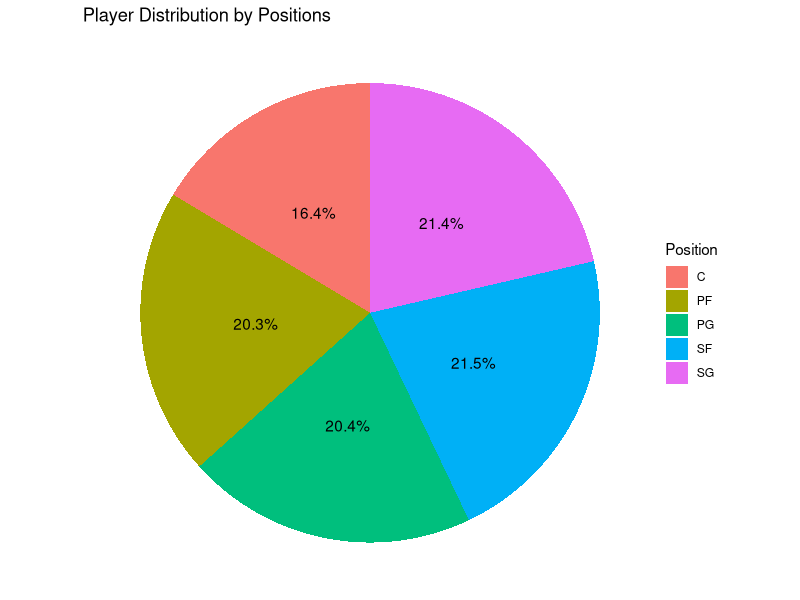
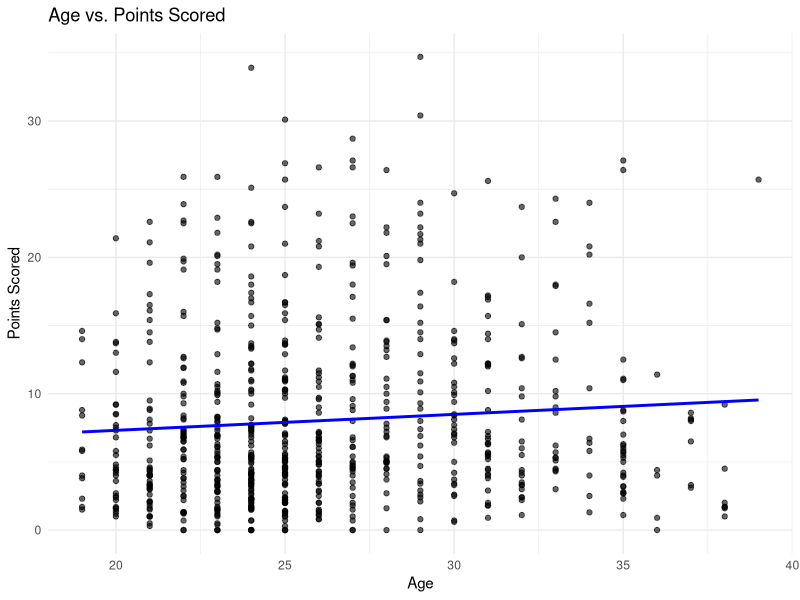
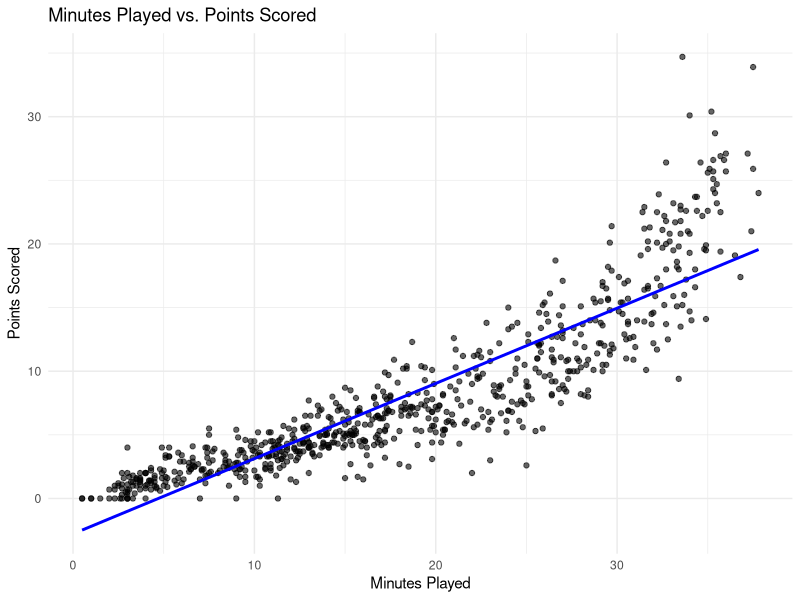
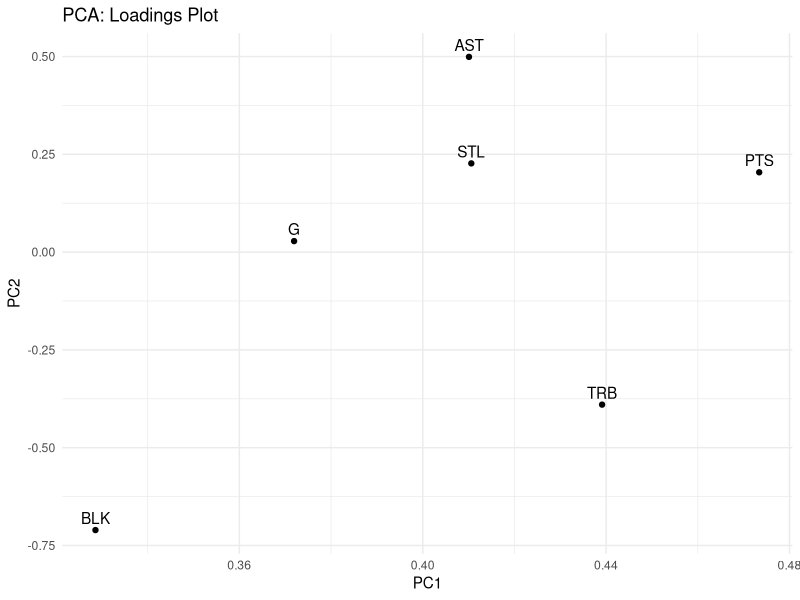
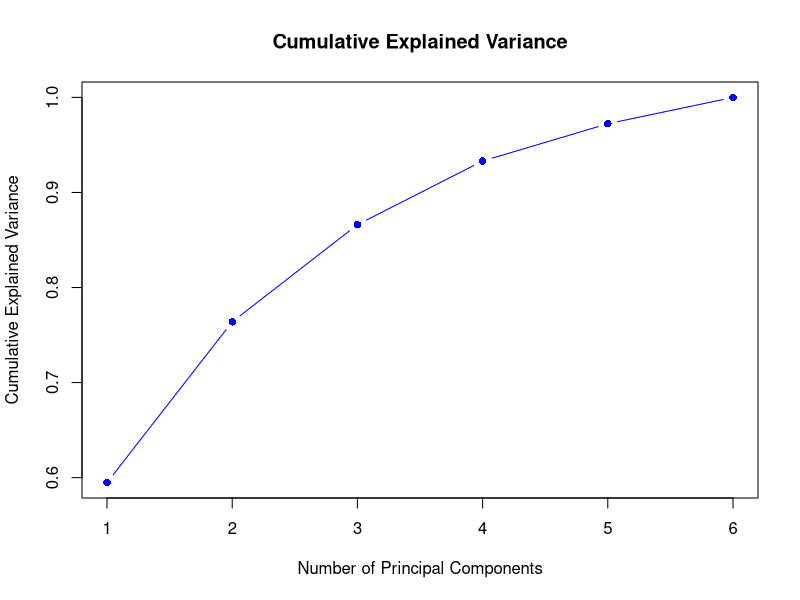
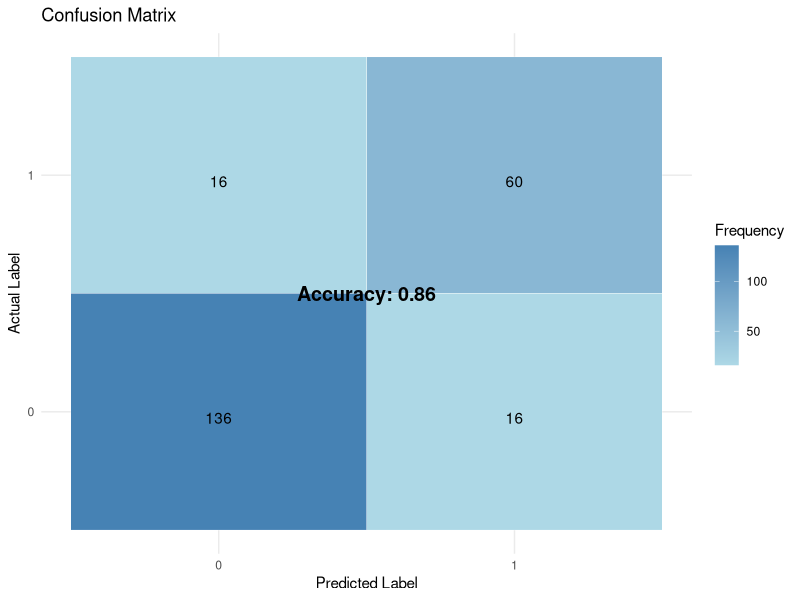
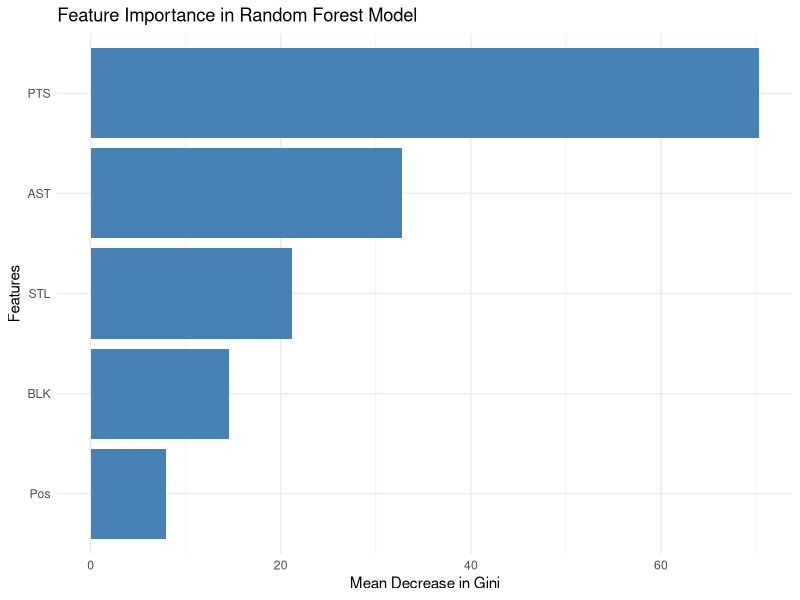
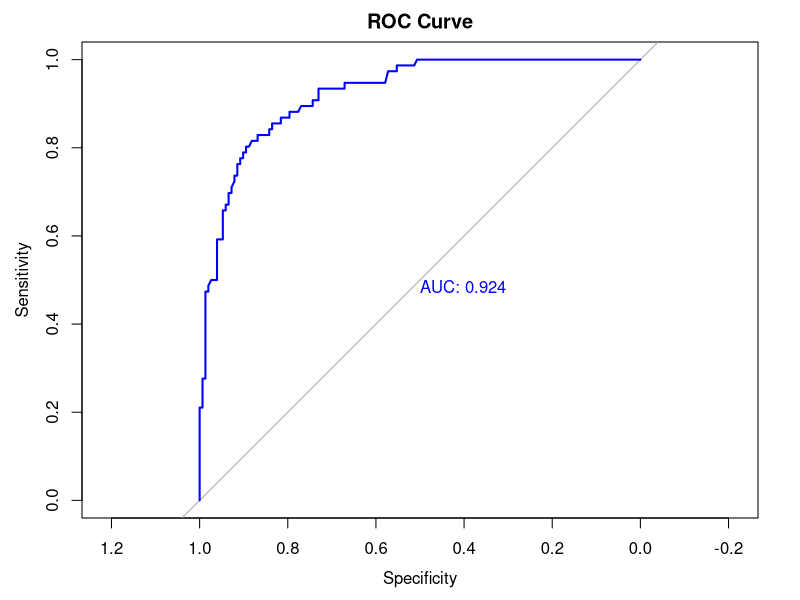

The R source for these figures, in order:
library(ggplot2) # Data visualization
library(reshape2) # Data manipulation
library(dplyr) # Data manipulation
library(tidyr) # Data tidying
library(randomForest) # Random forest model
library(caret) # Model evaluation
library(pROC) # ROC curve

# Read the data
data <- read.csv("2023-2024 NBA Player Stats - Regular.csv")

# Data Cleaning
position_distribution <- data %>%
  mutate(Pos = gsub("-", "", Pos)) %>% 
  uncount(sapply(strsplit(as.character(Pos), "-"), length)) %>% 
  mutate(Pos = trimws(unlist(strsplit(as.character(Pos), "-")))) %>% 
  filter(Pos %in% c("PG", "SG", "SF", "PF", "C")) %>% 
  group_by(Pos) %>% 
  summarise(Count = n()) %>% 
  ungroup()

df_unique <- data[!duplicated(data$Player), ]

# Distibution of players by positions
position_distribution <- position_distribution %>%
  mutate(Percentage = Count / sum(Count) * 100)

# Pie plot
ggplot(position_distribution, aes(x = "", y = Percentage, fill = Pos)) +
  geom_col() +
  coord_polar(theta = "y") +
  labs(title = "Player Distribution by Positions", x = "", y = "", fill = "Position") +
  theme_void() +
  theme(legend.position = "right") +
  geom_text(aes(label = paste0(round(Percentage, 1), "%")), position = position_stack(vjust = 0.5))



# Age vs. Points Scored
age_pts_data <- data %>%
  select(Age, PTS)

# Correlation between Age and Points Scored
correlation_Age_PTS <- cor(age_pts_data$Age, age_pts_data$PTS, method = "pearson")
print(paste("Pearson Correlation Coefficient between Age and Points:", correlation_Age_PTS))

# Scatter plot
ggplot(age_pts_data, aes(x = Age, y = PTS)) +
  geom_point(alpha = 0.6) +
  geom_smooth(method = "lm", color = "blue", se = FALSE) +  # regression line
  labs(title = "Age vs. Points Scored", x = "Age", y = "Points Scored") +
  theme_minimal()
# correlation_Age_PTS = 0.079, which is close to 0, indicating a weak linear relationship between Age and Points Scored.



# MP vs. Points Scored
mp_pts_data <- data %>%
  select(MP, PTS)

# Correlation between Minutes Played and Points Scored
correlation_MP_PTS <- cor(mp_pts_data$MP, mp_pts_data$PTS, method = "pearson")
print(paste("Pearson Correlation Coefficient between Minutes Played and Points:", correlation_MP_PTS))

# Scatter plot
ggplot(mp_pts_data, aes(x = MP, y = PTS)) +
  geom_point(alpha = 0.6) +
  geom_smooth(method = "lm", color = "blue", se = FALSE) +  # Regression line
  labs(title = "Minutes Played vs. Points Scored", x = "Minutes Played", y = "Points Scored") +
  theme_minimal()
# correlation_MP_PTS = 0.887, which indicates a strong positive linear relationship between Minutes Played and Points Scored.


# PCA
numeric_data <- data %>%
  select(PTS, AST, STL, BLK, TRB, G) %>% 
  na.omit() 

pca_result <- prcomp(numeric_data, scale. = TRUE)

summary(pca_result)

pca_result$rotation

loadings_df <- as.data.frame(pca_result$rotation)
loadings_df$Feature <- rownames(loadings_df)

ggplot(loadings_df, aes(x = PC1, y = PC2, label = Feature)) +
  geom_point() +
  geom_text(vjust = -0.5, hjust = 0.5) +
  labs(title = "PCA: Loadings Plot", x = "PC1", y = "PC2") +
  theme_minimal()

explained_variance <- pca_result$sdev^2 / sum(pca_result$sdev^2)
cumulative_variance <- cumsum(explained_variance)

plot(cumulative_variance, type = "b", xlab = "Number of Principal Components", ylab = "Cumulative Explained Variance",
     main = "Cumulative Explained Variance", col = "blue", pch = 16)

pc1_loadings <- abs(pca_result$rotation[, "PC1"])
weights <- pc1_loadings / sum(pc1_loadings)
print(weights)

# Predict
# Data Preprocessing
# Set weights for each feature
PTSweight <- 0.19
ASTweight <- 0.17
TRBweight <- 0.17
STLweight <- 0.18
BLKweight <- 0.14
GWeight <- 0.15
# We can set different weights based on the position and feature we want to focus on.
# For example, we can give more weight to BLK for Centers and more weight to AST for Point Guards.
data <- data %>%
  mutate(Composite_Score = (PTS * PTSweight +
                              AST * ASTweight +
                              STL * STLweight +
                              TRB * TRBweight +
                              BLK * BLKweight +
                              G * GWeight)) # The number of games played.

threshold <- quantile(data$Composite_Score, 0.75)
data$All_Star <- ifelse(data$Composite_Score >= threshold, 1, 0)


# Select features and remove rows with missing values
features <- data %>%
  select(Player, Pos, PTS, AST, STL, TRB, BLK, G, All_Star) %>%
  distinct(Player, .keep_all = TRUE) %>%
  na.omit()

features$Pos <- as.factor(features$Pos)
features$All_Star <- as.factor(features$All_Star)

features <- features %>% distinct(Player, .keep_all = TRUE)
write.csv(features, "features.csv", row.names = FALSE)

# Partition the data into training and testing sets
set.seed(123)  
total_rows <- nrow(features)
train_size <- round(0.6 * total_rows) 
train_index <- sample(1:total_rows, train_size)
train_data <- features[train_index, ]
valid_data <- features[-train_index, ]

train_data$All_Star <- as.factor(train_data$All_Star)
valid_data$All_Star <- as.factor(valid_data$All_Star)
str(train_data)
str(valid_data)

# Train a random forest model for classification
rf_model <- randomForest(All_Star ~ Pos + PTS + AST + STL + BLK, data = train_data, importance = TRUE)

# Check the model summary
print(rf_model)

# Make predictions on the validation data
predictions <- predict(rf_model, valid_data)

# Add the predicted All-Star status to the validation data
valid_data$Predicted_All_Star <- predictions


# Top 10 players by position
top_players <- features %>%
  group_by(Pos) %>%
  filter(All_Star == 1) %>%  # Filter All-Star players
  arrange(desc(PTS)) %>%  # Sort by points scored
  slice_head(n = 10) %>%  # Select top 10 players
  ungroup()

print(top_players, n = Inf)

return_list <- data.frame(Player = c(
  "LeBron James", "Kevin Durant", "Nikola Jokic", "Anthony Davis", "Kawhi Leonard",
  "Paul George", "Alperen Sengun", "Victor Wembanyama", "Chet Holmgren", "Karl-Anthony Towns",
  "Luka Doncic", "Stephen Curry", "Shai Gilgeous-Alexander", "James Harden", "Kyrie Irving",
  "Anthony Edwards", "Ja Morant", "De'Aaron Fox", "Klay Thompson", "Austin Reaves",
  "Giannis Antetokounmpo", "Joel Embiid", "Jayson Tatum", "Jimmy Butler", "Jaylen Brown",
  "Bam Adebayo", "Mikal Bridges", "Kristaps Porzingis", "Kyle Kuzma", "Paolo Banchero",
  "Tyrese Haliburton", "Damian Lillard", "Trae Young", "Donovan Mitchell", "Tyrese Maxey",
  "Jalen Brunson", "LaMelo Ball", "Derrick White", "DeMar DeRozan", "Jrue Holiday"
))

return_list <- return_list %>%
  mutate(Match = ifelse(Player %in% top_players$Player, 1, 0))

print(return_list)
write.csv(return_list, "return_list.csv", row.names = FALSE)

matching_players <- return_list %>%
  filter(Player %in% top_players$Player)

matching_count <- nrow(matching_players)
print(matching_count/40)

# Confusion Matrix
confusion_matrix <- confusionMatrix(predictions, valid_data$All_Star)
print(confusion_matrix)

matrix_data <- as.table(confusion_matrix$table)

df <- as.data.frame(matrix_data)
colnames(df) <- c("Prediction", "Reference", "Frequency")

accuracy <- confusion_matrix$overall["Accuracy"]

ggplot(df, aes(x = Prediction, y = Reference, fill = Frequency)) +
  geom_tile(color = "white") +
  geom_text(aes(label = Frequency), vjust = 1) +
  scale_fill_gradient(low = "lightblue", high = "steelblue") +
  labs(title = "Confusion Matrix", x = "Predicted Label", y = "Actual Label") +
  theme_minimal() +
  annotate("text", x = 1.5, y = 1.5, label = paste("Accuracy:", round(accuracy, 3)),
           size = 5, color = "black", fontface = "bold")

# Feature Importance
feature_importance <- importance(rf_model)

importance_df <- as.data.frame(feature_importance)
importance_df$Feature <- rownames(importance_df)

importance_df <- importance_df %>%
  arrange(desc(MeanDecreaseGini)) 

print(importance_df)

# Viualize Feature Importance
ggplot(importance_df, aes(x = reorder(Feature, MeanDecreaseGini), y = MeanDecreaseGini)) +
  geom_bar(stat = "identity", fill = "steelblue") +
  coord_flip() +
  labs(title = "Feature Importance in Random Forest Model",
       x = "Features",
       y = "Mean Decrease in Gini") +
  theme_minimal()

# ROC Curve
predicted_probabilities <- predict(rf_model, valid_data, type = "prob")[, 2]

roc_curve <- roc(valid_data$All_Star, predicted_probabilities)

plot(roc_curve, 
     col = "blue", 
     lwd = 2, 
     main = "ROC Curve",
     print.auc = TRUE)  
# AUC = 0.965, which indicates that the model has good predictive power.


# Predicting All-Star status for a new player
good_player <- data.frame(Pos = "PG", PTS = 20, AST = 10, STL = 10, BLK = 10)
bad_player <- data.frame(Pos = "PG", PTS = 5, AST = 2, STL = 2, BLK = 1)

# Ensure that the Pos column is a factor with the same levels as in the training data
good_player$Pos <- factor(good_player$Pos, levels = levels(features$Pos))
bad_player$Pos <- factor(bad_player$Pos, levels = levels(features$Pos))

# Predict the All-Star status for the new player
predicted_status_good <- predict(rf_model, good_player)
predicted_status_bad <- predict(rf_model, bad_player)

# Output the prediction
print(paste("Predicted All-Star status for", good_player$Player, ":", ifelse(predicted_status_good == 1, "Yes", "No")))
print(paste("Predicted All-Star status for", bad_player$Player, ":", ifelse(predicted_status_bad == 1, "Yes", "No")))

# Get predicted probabilities for further insights
predicted_probabilities_good <- predict(rf_model, good_player, type = "prob")
predicted_probabilities_bad <- predict(rf_model, bad_player, type = "prob")

print(predicted_probabilities_good)
print(predicted_probabilities_bad)



